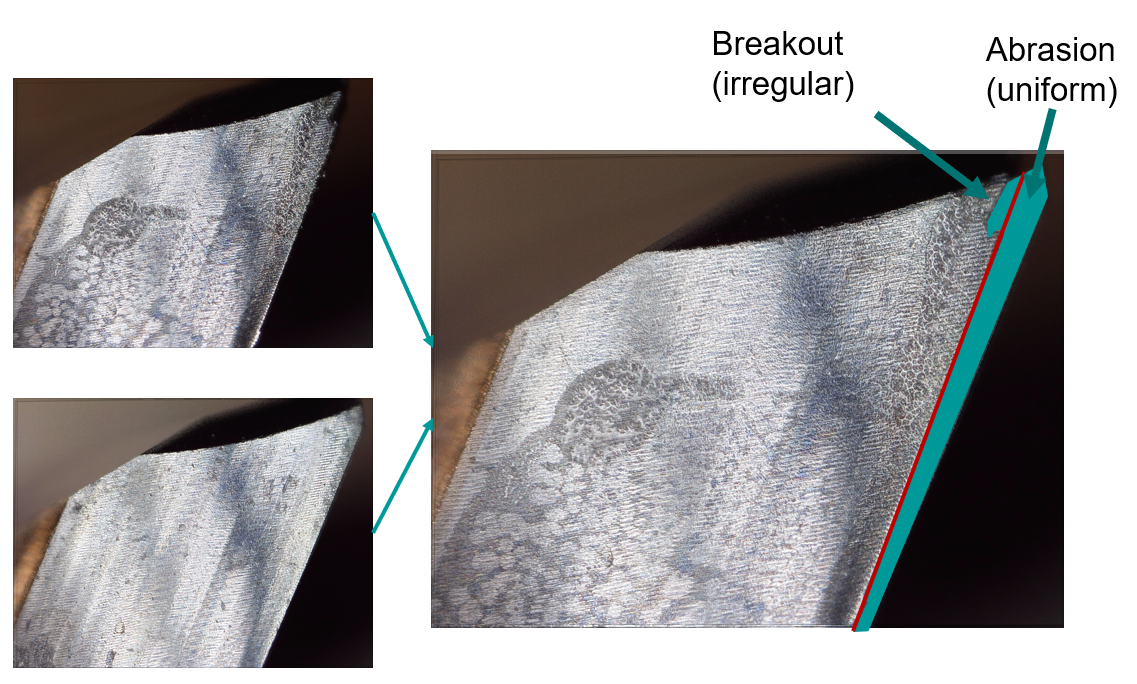
#> input picture golden_sample.PNG, 1137 x 684 px, found by its file name
$ jupyter execute --allow-errors Image_Registration.ipynb   (older library calls are emulated)
#> lines starting #> are read from the running program, lines starting #| are printed output that depends on the picture; after the words box and inside, x2 and y2 are one past the last pixel; in counts of white or black regions, pixels touching at a corner belong together
# Golden Sample Comparison for Cutting Tool
### This is Notebook shoes different attempts to do a golden sample comparrison of cutting tools. Therefor images first have to be registered and transformed to than acutally be compared.

[cell 1]
import os

from PIL import Image
from collections import defaultdict
import cv2
import numpy as np
import imutils
from skimage.metrics import structural_similarity as compare_ssim

scheme = Image.open('/home/ubuntu/deliverables/golden_sample.PNG')
#> scheme is the input picture: PIL image 1137x684 RGBA; mean R, G, B, A 165.4, 164.1, 164.9, 255

display(scheme)

#### Let us now try to compare between farthest images
We will compare between images of tool number(timestamp) 3 of the same edge and shaft (edge 3, shaft 1) from 03 and 30

[cell 2]
earliest_pic_loc = "/home/ubuntu/deliverables/images/golden_sample.jpg"
latest_pic_loc   = "/home/ubuntu/deliverables/images/unaligned.jpg"

View the images

[cell 3]
image1 = Image.open(earliest_pic_loc).resize((500,400),Image.ANTIALIAS)
image2 = Image.open(latest_pic_loc).resize((500,400),Image.ANTIALIAS)
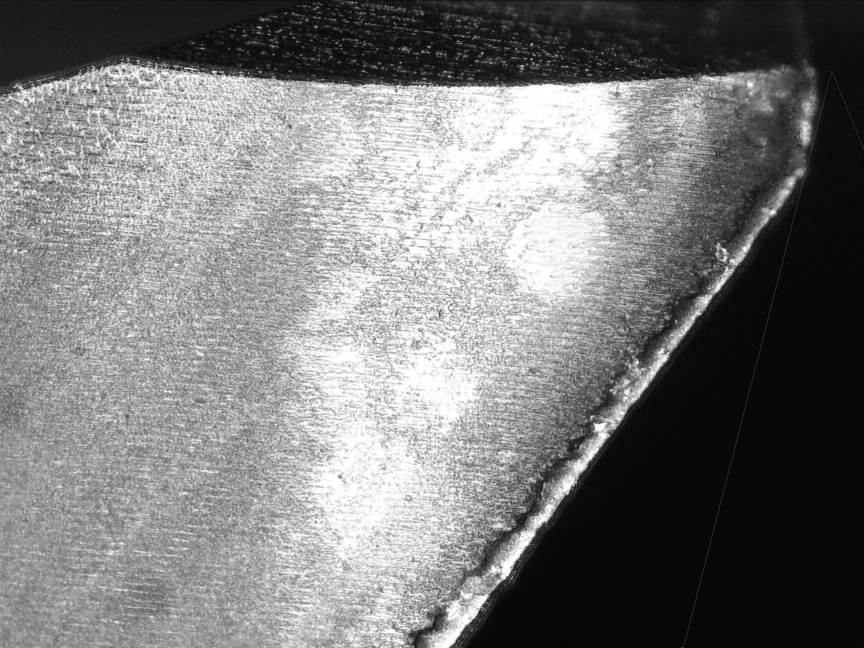
#> input picture images/unaligned.jpg, 2592 x 1944 px, found by its file name (shown at 1/3 size)
print("Tool before process")
display(image1)
print("Tool after process")
display(image2)

### In the following several classical computer vision methods are implemented as funcitons

[cell 4]
def get_grayscale_image(img):
    '''
    Returns opencv grayscale image object.
    '''
    return cv2.cvtColor(img, cv2.COLOR_BGR2GRAY)

[cell 5]
# [5 lines left out: function get_blurred_image, not called in this run]

[cell 6]
# [5 lines left out: function get_eroded_image, not called in this run]

[cell 7]
def get_binary_image(img):
    '''
    Returns opencv binary image after thresholding.
    '''
    t, bin_img = cv2.threshold(img, 40, 255, cv2.THRESH_BINARY)
    return bin_img

[cell 8]
# [5 lines left out: function get_image_edges, not called in this run]

[cell 9]
# [13 lines left out: function get_contoured_image, not called in this run]

[cell 10]
# [30 lines left out: function get_contoured_straight_image, not called in this run]

[cell 11]
# [11 lines left out: function display_two_images_overlayed, not called in this run]

 #### Image Processing Steps
 - Read the original image from location
 - Convert it to grayscale
 - Blur the grayscale image
 - Erode the blurred image
 - Convert the image to binary (black-background and white foreground) using thresholding
 - Get object edges using Canny edge detection (NOT REQUIRED)
 - Add contour to foreground object

[cell 12]
# [10 lines left out: function process_image, not called in this run]

## Next, we can try to do image registration and align the two pre-processed images

### Try 1: USe Enhanced Correlation Coefficient to register images and Affine transformation

Find the paper to the ECC (enhanced correlation coefficient) Algorithm here: https://ieeexplore.ieee.org/abstract/document/4515873

[cell 13]
title =  Image.open(r'images/transformations.PNG')
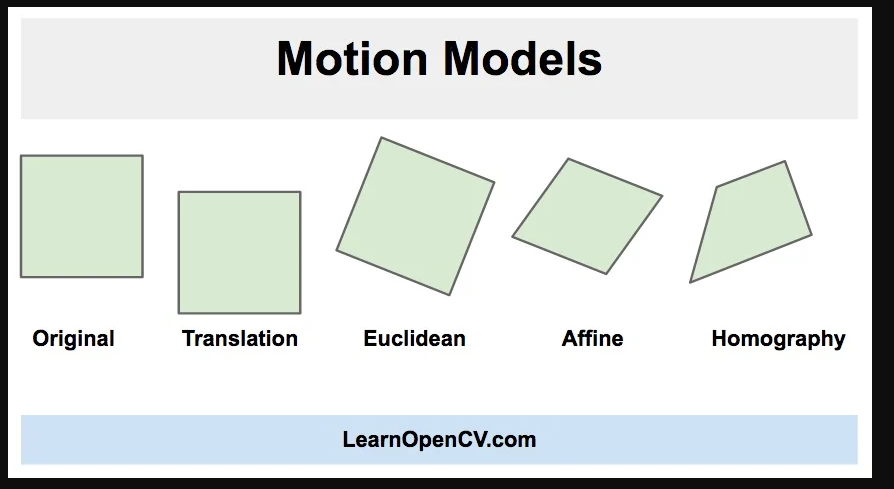
#> input picture images/transformations.PNG, 894 x 489 px
#> title is the input picture: PIL image 894x489 RGBA; mean R, G, B, A 217.9, 222.2, 220.6, 255
display(title)

[cell 14]
im1 = cv2.imread(earliest_pic_loc)
im2 = cv2.imread(latest_pic_loc)
#> im2 is the input picture: shape (1944, 2592, 3); min 3, max 255, mean 124.2


# # Convert images to grayscale
im1_gray = cv2.cvtColor(im1,cv2.COLOR_BGR2GRAY)
im2_gray = cv2.cvtColor(im2,cv2.COLOR_BGR2GRAY)

# Find size of image1
sz = im1.shape
#> sz = (684, 1137, 3)

# Define the motion model
warp_mode = cv2.MOTION_AFFINE

# Define 2x3 or 3x3 matrices and initialize the matrix to identity
if warp_mode == cv2.MOTION_HOMOGRAPHY :
    warp_matrix = np.eye(3, 3, dtype=np.float32)
else :
    warp_matrix = np.eye(2, 3, dtype=np.float32)

# Specify the number of iterations.
number_of_iterations = 500;

# Specify the threshold of the increment
# in the correlation coefficient between two iterations
termination_eps = 1e-10;

# Define termination criteria
criteria = (cv2.TERM_CRITERIA_EPS | cv2.TERM_CRITERIA_COUNT, number_of_iterations,  termination_eps)

# Run the ECC algorithm. The results are stored in warp_matrix.
#> (the rest of this cell did not finish here and is left out)

##### Now that we have aligned the images, we will try to
 - Overlay the images on top of each other
 - Find the difference between the images

[cell 15]
bin1 = get_binary_image(im1)

for row in range(0, bin1.shape[0]):
    for col in range(0, bin1.shape[1]):
        if list(bin1[row, col]).count(0) != 3:
            bin1[row,col] = [255, 0, 0]
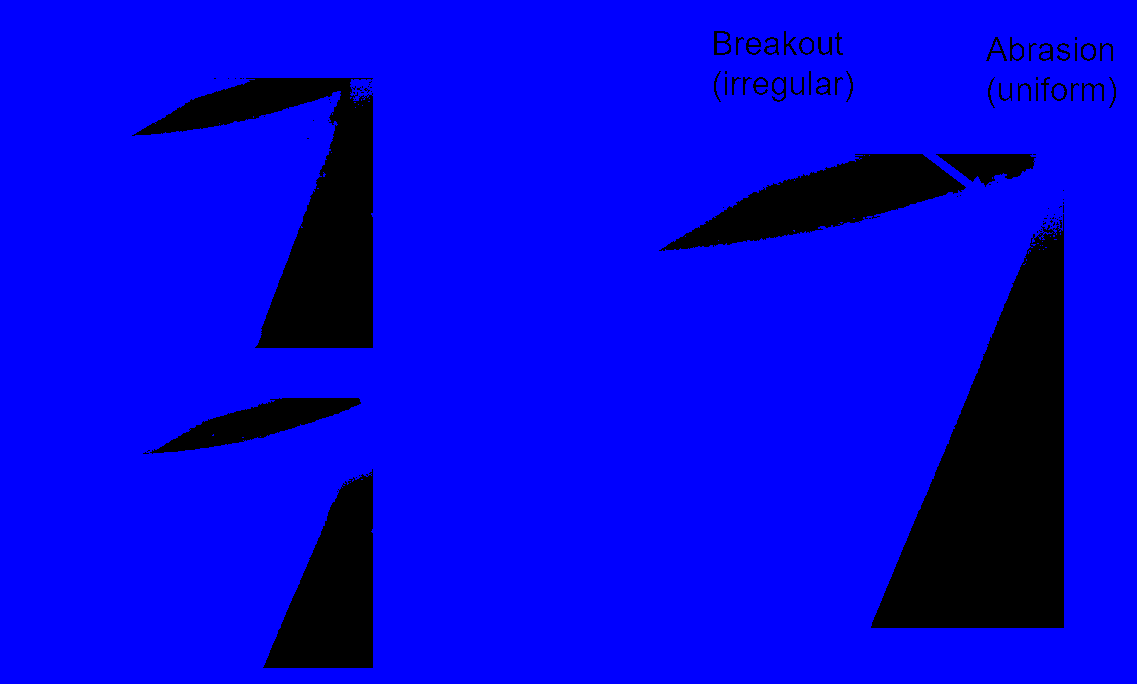
#> bin1: shape (684, 1137, 3); mean B, G, R 221, 0, 0

#> (a cell that did not finish here is left out)

[cell 17]
from PIL import Image

image1 = Image.open(earliest_pic_loc).resize((500,400),Image.ANTIALIAS)
image2 = Image.open(latest_pic_loc).resize((500,400),Image.ANTIALIAS)


display(image1,image2)

#> (the rest of this cell did not finish here and is left out)

#> (a cell that did not finish here is left out)

#> (a cell that did not finish here is left out)

### Idea 3: Using unly left uper part of image for template matching and Euclidean Transformation

Using the whole image could lead to a wrong motion of the image as the cutting edge has changed.

[cell 20]
from IPython import display

im1 = cv2.imread(earliest_pic_loc)
im2 = cv2.imread(latest_pic_loc)

height, width, channels = im2.shape
#> height = 1944; width = 2592; channels = 3

im1_cut = im1[0:int(height/2.5), 0:int(width/1.3)]
im2_cut = im2[0:int(height/2.5),  0:int(width/1.3)]

display(im1_cut)

[cell 21]
# # Convert images to grayscale
im1_gray = cv2.cvtColor(im1_cut,cv2.COLOR_BGR2GRAY)
im2_gray = cv2.cvtColor(im2_cut,cv2.COLOR_BGR2GRAY)
#> im2_gray: shape (777, 1993)

# Find size of image1
sz = im1.shape

# Define the motion model
warp_mode= cv2.MOTION_EUCLIDEAN
#warp_mode = cv2.MOTION_AFFINE

# Define 2x3 or 3x3 matrices and initialize the matrix to identity
if warp_mode == cv2.MOTION_HOMOGRAPHY :
    warp_matrix = np.eye(3, 3, dtype=np.float32)
else :
    warp_matrix = np.eye(2, 3, dtype=np.float32)

# Specify the number of iterations.
number_of_iterations = 500;

# Specify the threshold of the increment
# in the correlation coefficient between two iterations
termination_eps = 1e-10;

# Define termination criteria
criteria = (cv2.TERM_CRITERIA_EPS | cv2.TERM_CRITERIA_COUNT, number_of_iterations,  termination_eps)

# Run the ECC algorithm. The results are stored in warp_matrix.
#> (the rest of this cell did not finish here and is left out)

[cell 22]
bin1 = get_binary_image(im1)

for row in range(0, bin1.shape[0]):
    for col in range(0, bin1.shape[1]):
        if list(bin1[row, col]).count(0) != 3:
            bin1[row,col] = [255, 0, 0]

#> (a cell that did not finish here is left out)

#> (a cell that did not finish here is left out)

Comparing the alignment results with diffchecker.de have shown that the translation by calculating the warp matrix without the cutting edge part in the image differ from the one done with the whole image. This leads to the assumption that the one done on the whole image is incorrect as it is also trying to match the cutting edges which are not neccsarrely the same anymore.

Furthermore the affine transformation is expected to be wrong as some artefacts found in image earliest_pic_loc = data_dict["03"]["5"]["3"][0] and latest_pic_loc   = data_dict["30"]["5"]["3"][0] are not aligning after transformation. On the other hand pure euclidean transformation leads to a match of these artefacts.

The euclidean transformation ignores that the cutting tool could be slightly rotated around the x axes of the image.

[cell 25]
from __future__ import division
from __future__ import print_function
from calendar import c

import matplotlib.pyplot as plt
import numpy as np
from IPython.html.widgets import interact, fixed

plt.rcParams["figure.figsize"] = (10,8)

#> (the rest of this cell did not finish here and is left out)

#> (a cell that did not finish here is left out)

[cell 27]
from pickletools import uint8


# [12 lines left out: function process_image, not called in this run]

def delete_small(img,min):

    # find all of the connected components (white blobs in your image).
    # im_with_separated_blobs is an image where each detected blob has a different pixel value ranging from 1 to nb_blobs - 1.
#> called with min = 55000
    nb_blobs, im_with_separated_blobs, stats, _ = cv2.connectedComponentsWithStats(img)
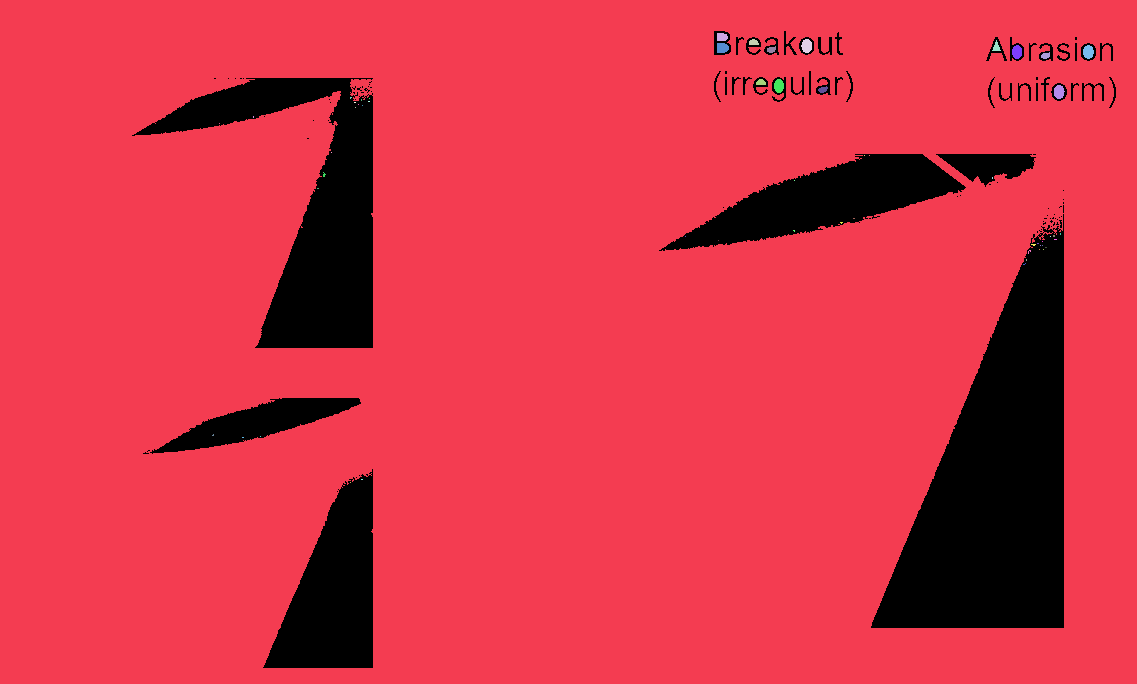
#> im_with_separated_blobs: shape (684, 1137) int32; 57 distinct labels, from 0 to 56; one colour per label, 0 black
#> nb_blobs = 57; stats = 57 rows, first 6: [132, 31, 984, 637, 103674], [0, 0, 1137, 684, 672890], [717, 33, 11, 8, 79], [749, 39, 10, 6, 48], [801, 39, 11, 14, 120], [992, 40, 9, 11, 51]
    # stats (and the silenced output centroids) gives some information about the blobs. See the docs for more information.
    # here, we're interested only in the size of the blobs, contained in the last column of stats.
    sizes = stats[:, -1]
#> sizes = 57 values, max 672890 at index 1, min 1 at index 17, mean 13644
    # the following lines result in taking out the background which is also considered a component, which I find for most applications to not be the expected output.
    # you may also keep the results as they are by commenting out the following lines. You'll have to update the ranges in the for loop below.
    sizes = sizes[1:]
#> sizes = 56 values, max 672890 at index 0, min 1 at index 16, mean 12036.3
    nb_blobs -= 1
#> nb_blobs = 56

    # minimum size of particles we want to keep (number of pixels).
    # here, it's a fixed value, but you can set it as you want, eg the mean of the sizes or whatever.
    min_size = min

    # output image with only the kept components
    im_result = np.zeros((img.shape))
    # for every component in the image, keep it only if it's above min_size
    for blob in range(nb_blobs):
        if sizes[blob] >= min_size:
            # see description of im_with_separated_blobs above
            im_result[im_with_separated_blobs == blob + 1] = 255
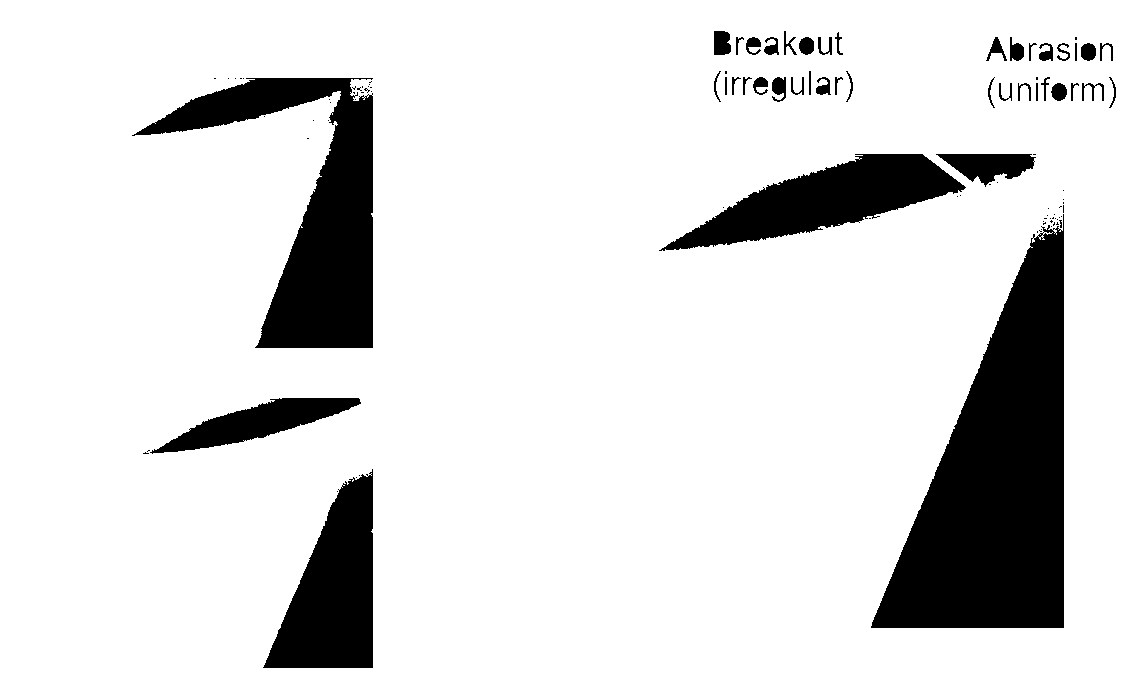
#> im_result: shape (684, 1137) float64; 86.5% white; 105 black regions (63 under 20 px), largest, box (x1, y1, x2, y2) and area: (871, 214, 1064, 628) 44011, (132, 78, 373, 348) 23791, (263, 469, 373, 668) 13172

    return im_result


bin1 = get_binary_image(im1)
display(bin1)
img_black = get_grayscale_image(bin1)
display(img_black)
im_result = delete_small(img_black,55000)
display(im_result)
img_white = im_result
img_white = (255-img_white)
img_white = get_binary_image(img_white)
display(img_white)
print(img_white)
#> (printed output is left out)
img_white = img_white.astype(np.uint8)
im_result = delete_small(img_white,55000)
#> call 2 of delete_small, with min = 55000
#> in delete_small (call 2), `nb_blobs, im_with_separated_blobs, stats, _ = cv2.connectedComponentsW..`:
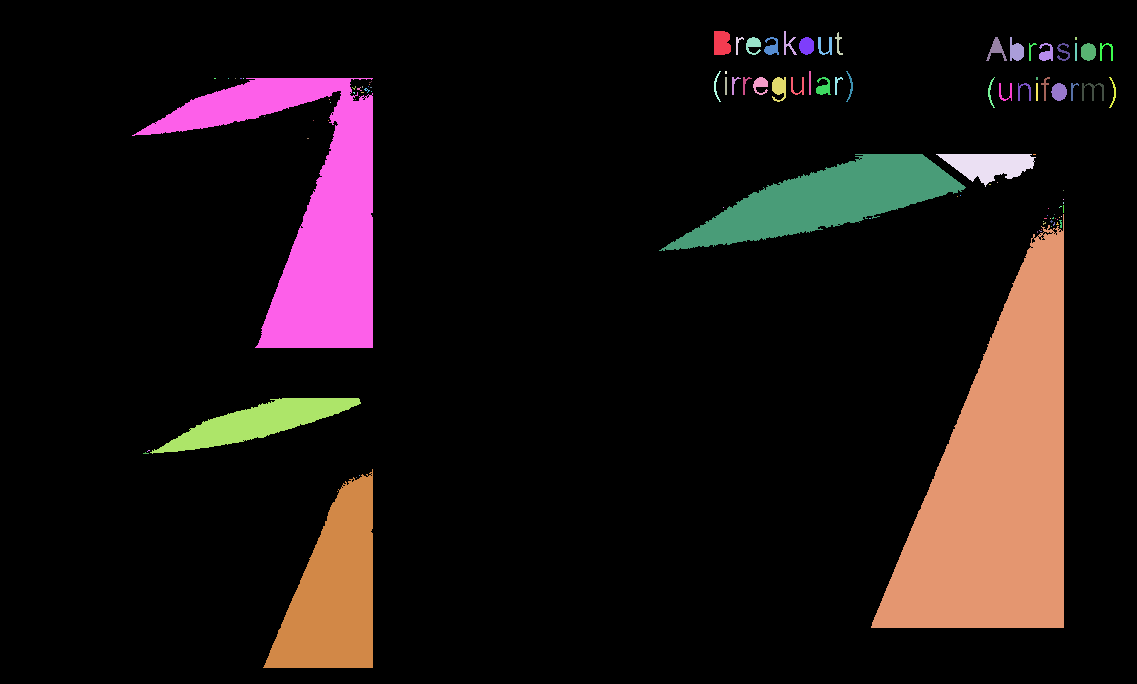
#> im_with_separated_blobs: shape (684, 1137) int32; 106 distinct labels, from 0 to 105; one colour per label, 0 black
#> in delete_small (call 2), `nb_blobs, im_with_separated_blobs, stats, _ = cv2.connectedComponentsW..`: nb_blobs = 106; stats = 106 rows, first 6: [0, 0, 1137, 684, 672890], [714, 31, 17, 24, 370], [784, 31, 13, 24, 103], [835, 32, 8, 23, 63], [736, 37, 8, 18, 50], [746, 37, 15, 18, 163]
#> in delete_small (call 2), `sizes = stats[:, -1]`: sizes = 106 values, max 672890 at index 0, min 1 at index 35, mean 7336.9
#> in delete_small (call 2), `sizes = sizes[1:]`: sizes = 105 values, max 44011 at index 79, min 1 at index 34, mean 998.3
#> in delete_small (call 2), `nb_blobs -= 1`: nb_blobs = 105
#> after the loop in delete_small (call 2), `for blob in range(nb_blobs):`: im_result: shape (684, 1137) float64; every value is 0
display(im_result)

contours, hierarchy = cv2.findContours(image=im_result.astype(np.uint8), mode=cv2.RETR_TREE, method=cv2.CHAIN_APPROX_NONE)
#> contours = []
#> (the rest of this cell did not finish here and is left out)

#> (a cell that did not finish here is left out)

### Saliency Detection

Not robust

[cell 29]
import argparse
import cv2
# construct the argument parser and parse the arguments

# load the input image
image = cv2.imread(earliest_pic_loc)
# [10 lines of commented-out code are left out]
saliency = cv2.saliency.StaticSaliencyFineGrained_create()
(success, saliencyMap) = saliency.computeSaliency(image)
#> success = True
# if we would like a *binary* map that we could process for contours,
# compute convex hull's, extract bounding boxes, etc., we can
# additionally threshold the saliency map
threshMap = cv2.threshold((saliencyMap*255).astype("uint8"), 40, 255,
	cv2.THRESH_BINARY)[1]
#> threshMap: shape (684, 1137); 47.7% white; 1523 white regions (1214 under 20 px), largest, box (x1, y1, x2, y2) and area: (0, 23, 1125, 684) 339725, (66, 466, 131, 581) 1715, (207, 574, 246, 658) 1188
# show the images
image = cv2.resize(image, (400, 400))
saliencyMap = cv2.resize(saliencyMap, (400, 400))
#> saliencyMap: shape (400, 400) float32
threshMap = cv2.resize(threshMap, (400, 400))
#> threshMap: shape (400, 400)
cv2.imshow("Image", image)
cv2.imshow("Output", saliencyMap)
cv2.imshow("Thresh", threshMap)
cv2.waitKey(0)

[cell 30]
import imutils
import time
import cv2

while True:
	# grab the frame from the threaded video stream and resize it
	# to 500px (to speedup processing)

	frame = cv2.imread(earliest_pic_loc)
	frame = imutils.resize(frame, width=500)
	# if our saliency object is None, we need to instantiate it
	if saliency is None:
		saliency = cv2.saliency.MotionSaliencyBinWangApr2014_create()
		saliency.setImagesize(frame.shape[1], frame.shape[0])
		saliency.init()

		# convert the input frame to grayscale and compute the saliency
	# map based on the motion model
	gray = cv2.cvtColor(frame, cv2.COLOR_BGR2GRAY)
	(success, saliencyMap) = saliency.computeSaliency(gray)
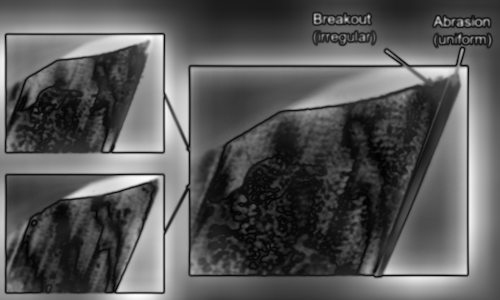
#> saliencyMap: shape (300, 500) float32; min 0, max 1, mean 0.348
	saliencyMap = (saliencyMap * 255).astype("uint8")
	# display the image to our screen
	cv2.imshow("Frame", frame)
	cv2.imshow("Map", saliencyMap)
	key = cv2.waitKey(1) & 0xFF
#> (key q is pressed here)

	# if the `q` key was pressed, break from the loop
	if key == ord("q"):
		break
# do a bit of cleanup
cv2.destroyAllWindows()
#> (the rest of this cell did not finish here and is left out)
